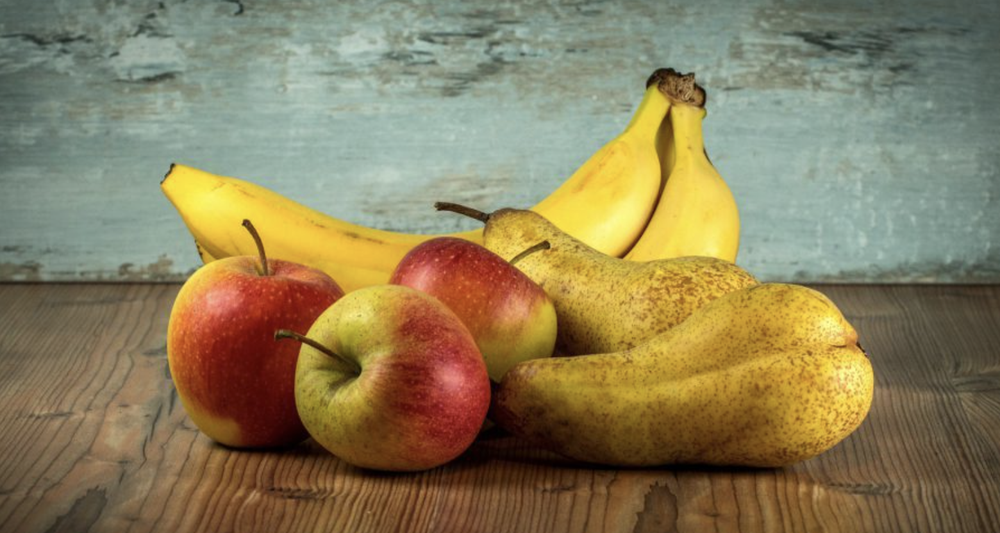
#> input picture images/input_image/fruit.png, 1000 x 533 px, shrunk from 1560 x 832 before the run
$ python main.py
#> lines starting #> are read from the running program, lines starting #| are printed output that depends on the picture; after the words box and inside, x2 and y2 are one past the last pixel; in counts of white or black regions, pixels touching at a corner belong together; pictures that were not available may be replaced by others from this repository, and a replacement may not be noted
### seed_selection.py
# seed_selection.py

import cv2

def select_seed_point(image_path):
    """
    允许用户在图像上点击以选择种子点。

    参数：
        image_path: 输入图像的路径。

    返回：
        seed_point: 用户选择的种子点坐标，格式为(x, y)。
    """
    # 读取图像
    image = cv2.imread(image_path)
    clone = image.copy()
    seed_point = []

    # [8 lines left out: function mouse_callback, not called in this run]

    cv2.namedWindow("Select Seed Point")
    cv2.setMouseCallback("Select Seed Point", mouse_callback)

    print("请在图像上点击以选择种子点，按 'c' 键确认，按 'r' 键重置。")

    while True:
        cv2.imshow("Select Seed Point", image)
        key = cv2.waitKey(1) & 0xFF
        # 按 'r' 键重置图像和种子点
        if key == ord("r"):
            image = clone.copy()
            seed_point.clear()
            print("已重置，请重新选择种子点。")
        # 按 'c' 键确认选择
        elif key == ord("c"):
            if seed_point:
                print(f"已选择种子点：{seed_point[0]}")
                break
            else:
                print("未选择种子点，请点击图像选择。")

    cv2.destroyAllWindows()
    if seed_point:
        return seed_point[0]
    else:
        return None

### main.py
# main.py

import cv2
import numpy as np
from seed_selection import select_seed_point
from region_growing import region_growing
from visualization import display_results_origin
from metrics import calculate_metrics

def main():
    # 输入图像路径
    image_path = 'images/input_image/fruit.png'

    # 读取原始图像和真实掩膜（用于计算指标）
    original_image = cv2.imread(image_path)
#> original_image is the input picture: shape (533, 1000, 3); mean B, G, R 90.5, 125.7, 138.4
    gray_image = cv2.cvtColor(original_image, cv2.COLOR_BGR2GRAY)
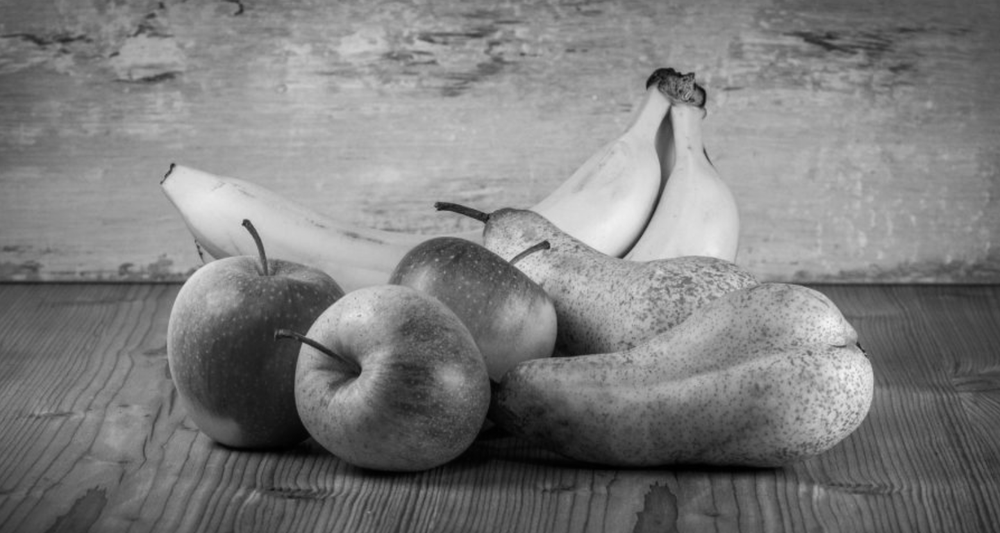
#> gray_image: shape (533, 1000); min 0, max 243, mean 125.5

    # 如果有真实掩膜，读取真实掩膜
    true_mask_path = 'images/true_mask.png'  # 如果没有真实掩膜，可以忽略
    true_mask = cv2.imread(true_mask_path, cv2.IMREAD_GRAYSCALE) if true_mask_path else None
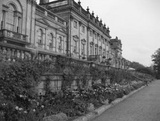
#> input picture images/input_image/org.jpg, 160 x 121 px, shrunk from 250 x 188 before the run, given in place of true_mask.png, which was not available
#> true_mask is the input picture: shape (121, 160); min 11, max 255, mean 115.7
    if true_mask is not None:
        # 将掩膜二值化
        _, true_mask = cv2.threshold(true_mask, 127, 1, cv2.THRESH_BINARY)
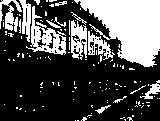
#> true_mask: shape (121, 160); values 0 (black) and 1 (white), 32.5% white; 129 white regions (113 under 20 px), largest, box (x1, y1, x2, y2) and area: (74, 0, 160, 67) 3434, (26, 6, 66, 55) 705, (71, 20, 87, 60) 423

    # 交互式选择种子点
    seed_point = select_seed_point(image_path)
#> (key Esc is pressed here)
    if not seed_point:
        print("未选择种子点，程序退出。")
        return

    # 执行区域生长算法
    segmented_image = region_growing(gray_image, seed_point, threshold=10)

    # 显示结果
    display_results_origin(original_image, segmented_image)

    # 如果有真实掩膜，计算性能指标
    if true_mask is not None:
        metrics_text = calculate_metrics(true_mask, segmented_image)
        print("性能指标：")
        print(metrics_text)
    else:
        print("未提供真实掩膜，无法计算性能指标。")

if __name__ == "__main__":
    main()
